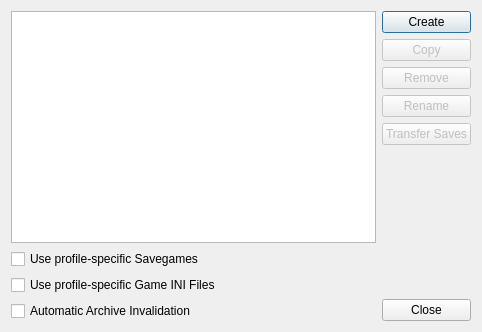
<?xml version="1.0" encoding="UTF-8"?>
<ui version="4.0">
 <class>ProfilesDialog</class>
 <widget class="QDialog" name="ProfilesDialog">
  <property name="geometry">
   <rect>
    <x>0</x>
    <y>0</y>
    <width>482</width>
    <height>332</height>
   </rect>
  </property>
  <property name="windowTitle">
   <string>Profiles</string>
  </property>
  <layout class="QHBoxLayout" name="horizontalLayout">
   <item>
    <layout class="QVBoxLayout" name="verticalLayout_2">
     <item>
      <widget class="QListWidget" name="profilesList">
       <property name="toolTip">
        <string>List of Profiles</string>
       </property>
       <property name="whatsThis">
        <string>&lt;!DOCTYPE HTML PUBLIC &quot;-//W3C//DTD HTML 4.0//EN&quot; &quot;http://www.w3.org/TR/REC-html40/strict.dtd&quot;&gt;
&lt;html&gt;&lt;head&gt;&lt;meta name=&quot;qrichtext&quot; content=&quot;1&quot; /&gt;&lt;style type=&quot;text/css&quot;&gt;
p, li { white-space: pre-wrap; }
&lt;/style&gt;&lt;/head&gt;&lt;body style=&quot; font-family:'MS Shell Dlg 2'; font-size:8.25pt; font-weight:400; font-style:normal;&quot;&gt;
&lt;p style=&quot; margin-top:0px; margin-bottom:0px; margin-left:0px; margin-right:0px; -qt-block-indent:0; text-indent:0px;&quot;&gt;This is the list of profiles. Each Profile contains its own list and installation order of enabled mods (from a shared pool), a configuration of enabled esps/esms, a copy of the games ini-file and an optional savegame filter.&lt;/p&gt;
&lt;p style=&quot;-qt-paragraph-type:empty; margin-top:0px; margin-bottom:0px; margin-left:0px; margin-right:0px; -qt-block-indent:0; text-indent:0px;&quot;&gt;&lt;/p&gt;
&lt;p style=&quot; margin-top:0px; margin-bottom:0px; margin-left:0px; margin-right:0px; -qt-block-indent:0; text-indent:0px;&quot;&gt;&lt;span style=&quot; font-weight:600;&quot;&gt;Note&lt;/span&gt; For technical reasons it's currently not possible to have seperate load-orders for esps. This means you can't load moda.esp before modb.esp in one profile and the other way around in another.&lt;/p&gt;&lt;/body&gt;&lt;/html&gt;</string>
       </property>
      </widget>
     </item>
     <item>
      <widget class="QCheckBox" name="localSavesBox">
       <property name="toolTip">
        <string>&lt;html&gt;&lt;head/&gt;&lt;body&gt;&lt;p&gt;If checked, savegames are stored locally to this profile and will not appear when starting with a different profile.&lt;/p&gt;&lt;/body&gt;&lt;/html&gt;</string>
       </property>
       <property name="whatsThis">
        <string>If checked, savegames are local to this profile and will not appear when starting with a different profile.</string>
       </property>
       <property name="text">
        <string>Use profile-specific Savegames</string>
       </property>
      </widget>
     </item>
     <item>
      <widget class="QCheckBox" name="localIniFilesBox">
       <property name="toolTip">
        <string>&lt;html&gt;&lt;head/&gt;&lt;body&gt;&lt;p&gt;If checked MO2 will use his own profile-specific game INI files, so that the &amp;quot;Global&amp;quot; ones in MyGames can be left vanilla. This different set of INI files is then offered to the game instead of the default one.&lt;/p&gt;&lt;/body&gt;&lt;/html&gt;</string>
       </property>
       <property name="whatsThis">
        <string>&lt;html&gt;&lt;head/&gt;&lt;body&gt;&lt;p&gt;If checked, MO2 will use a local set of game INI files (configuration and settings files), different from the default ones found in MyGames. This way changes to the INI settings will only affect this profile and the Global INI files can remain vanilla. MO2 will then show the profile INI files to the game instead of the Global ones.&lt;/p&gt;&lt;/body&gt;&lt;/html&gt;</string>
       </property>
       <property name="text">
        <string>Use profile-specific Game INI Files</string>
       </property>
       <property name="checked">
        <bool>false</bool>
       </property>
      </widget>
     </item>
     <item>
      <widget class="QCheckBox" name="invalidationBox">
       <property name="toolTip">
        <string>This ensures data files from mods are actually used. You want to enable this unless you use a different tool for Archive Invalidation.</string>
       </property>
       <property name="whatsThis">
        <string>&lt;!DOCTYPE HTML PUBLIC &quot;-//W3C//DTD HTML 4.0//EN&quot; &quot;http://www.w3.org/TR/REC-html40/strict.dtd&quot;&gt;
&lt;html&gt;&lt;head&gt;&lt;meta name=&quot;qrichtext&quot; content=&quot;1&quot; /&gt;&lt;style type=&quot;text/css&quot;&gt;
p, li { white-space: pre-wrap; }
&lt;/style&gt;&lt;/head&gt;&lt;body style=&quot; font-family:'MS Shell Dlg 2'; font-size:8.25pt; font-weight:400; font-style:normal;&quot;&gt;
&lt;p style=&quot; margin-top:0px; margin-bottom:0px; margin-left:0px; margin-right:0px; -qt-block-indent:0; text-indent:0px;&quot;&gt;&lt;span style=&quot; font-size:8pt;&quot;&gt;The games Oblivion, Fallout 3 and Fallout NV contain a bug which prevents texture and mesh replacers (that is: all modifications to meshes and textures already in game) from working.&lt;/span&gt;&lt;/p&gt;
&lt;p style=&quot; margin-top:0px; margin-bottom:0px; margin-left:0px; margin-right:0px; -qt-block-indent:0; text-indent:0px;&quot;&gt;&lt;span style=&quot; font-size:8pt;&quot;&gt;The Mod Organizer uses a workaround called &amp;quot;BSA redirection&amp;quot; (google is your friend) to fix this issue reliably and without further work. Simply activate and forget.&lt;/span&gt;&lt;/p&gt;
&lt;p style=&quot;-qt-paragraph-type:empty; margin-top:0px; margin-bottom:0px; margin-left:0px; margin-right:0px; -qt-block-indent:0; text-indent:0px; font-size:8pt;&quot;&gt;&lt;/p&gt;
&lt;p style=&quot; margin-top:0px; margin-bottom:0px; margin-left:0px; margin-right:0px; -qt-block-indent:0; text-indent:0px;&quot;&gt;&lt;span style=&quot; font-size:8pt;&quot;&gt;With Skyrim this bug seems to be fixed to a degree but whether a mod becomes active still depends on file dates. Therefore, it still makes sense to activate this.&lt;/span&gt;&lt;/p&gt;&lt;/body&gt;&lt;/html&gt;</string>
       </property>
       <property name="text">
        <string>Automatic Archive Invalidation</string>
       </property>
      </widget>
     </item>
    </layout>
   </item>
   <item>
    <layout class="QVBoxLayout" name="verticalLayout">
     <item>
      <widget class="QPushButton" name="addProfileButton">
       <property name="toolTip">
        <string>Create a new profile from scratch</string>
       </property>
       <property name="whatsThis">
        <string>Create a new profile from scratch</string>
       </property>
       <property name="text">
        <string>Create</string>
       </property>
      </widget>
     </item>
     <item>
      <widget class="QPushButton" name="copyProfileButton">
       <property name="enabled">
        <bool>false</bool>
       </property>
       <property name="toolTip">
        <string>Clone the selected profile</string>
       </property>
       <property name="whatsThis">
        <string>This creates a new profile with the same settings and active mods as the selected one.</string>
       </property>
       <property name="text">
        <string>Copy</string>
       </property>
      </widget>
     </item>
     <item>
      <widget class="QPushButton" name="removeProfileButton">
       <property name="enabled">
        <bool>false</bool>
       </property>
       <property name="toolTip">
        <string>Delete the selected Profile. This can not be un-done!</string>
       </property>
       <property name="whatsThis">
        <string>Delete the selected Profile. This can not be un-done!</string>
       </property>
       <property name="text">
        <string>Remove</string>
       </property>
      </widget>
     </item>
     <item>
      <widget class="QPushButton" name="renameButton">
       <property name="enabled">
        <bool>false</bool>
       </property>
       <property name="text">
        <string>Rename</string>
       </property>
      </widget>
     </item>
     <item>
      <widget class="QPushButton" name="transferButton">
       <property name="enabled">
        <bool>false</bool>
       </property>
       <property name="toolTip">
        <string>Transfer save games to the selected profile.</string>
       </property>
       <property name="whatsThis">
        <string>Transfer save games to the selected profile.</string>
       </property>
       <property name="text">
        <string>Transfer Saves</string>
       </property>
      </widget>
     </item>
     <item>
      <spacer name="verticalSpacer">
       <property name="orientation">
        <enum>Qt::Vertical</enum>
       </property>
       <property name="sizeHint" stdset="0">
        <size>
         <width>20</width>
         <height>40</height>
        </size>
       </property>
      </spacer>
     </item>
     <item>
      <widget class="QPushButton" name="closeButton">
       <property name="toolTip">
        <string/>
       </property>
       <property name="text">
        <string>Close</string>
       </property>
      </widget>
     </item>
    </layout>
   </item>
  </layout>
 </widget>
 <resources/>
 <connections/>
</ui>
